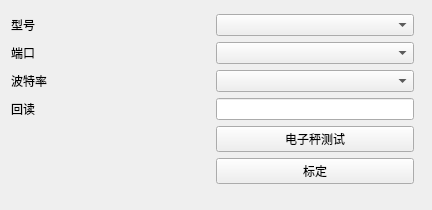
            <widget class="QWidget" name="page_4">
             <widget class="QFrame" name="frame_scale">
              <property name="geometry">
               <rect>
                <x>2</x>
                <y>0</y>
                <width>421</width>
                <height>201</height>
               </rect>
              </property>
              <property name="outer_stylesheet" stdset="0">
               <string>frame_detail_show</string>
              </property>
              <layout class="QGridLayout" name="gridLayout_5" columnstretch="1,1">
               <property name="verticalSpacing">
                <number>1</number>
               </property>
               <item row="0" column="0">
                <widget class="QLabel" name="label_80">
                 <property name="text">
                  <string>型号</string>
                 </property>
                </widget>
               </item>
               <item row="0" column="1">
                <widget class="lds_ComboBox" name="comboBox_jijia_type"/>
               </item>
               <item row="1" column="0">
                <widget class="QLabel" name="label_81">
                 <property name="text">
                  <string>端口</string>
                 </property>
                </widget>
               </item>
               <item row="1" column="1">
                <widget class="lds_ComboBox" name="comboBox_jijia_port"/>
               </item>
               <item row="2" column="0">
                <widget class="QLabel" name="label_82">
                 <property name="text">
                  <string>波特率</string>
                 </property>
                </widget>
               </item>
               <item row="2" column="1">
                <widget class="lds_ComboBox" name="comboBox_jijia_boud"/>
               </item>
               <item row="3" column="0">
                <widget class="QLabel" name="label_86">
                 <property name="text">
                  <string>回读</string>
                 </property>
                </widget>
               </item>
               <item row="3" column="1">
                <widget class="QLineEdit" name="lineEdit_jijia_readback"/>
               </item>
               <item row="4" column="1">
                <widget class="QPushButton" name="pushButton_jijia_test">
                 <property name="focusPolicy">
                  <enum>Qt::NoFocus</enum>
                 </property>
                 <property name="text">
                  <string>电子秤测试</string>
                 </property>
                </widget>
               </item>
               <item row="5" column="1">
                <widget class="QPushButton" name="pushButton_jijia_CAL">
                 <property name="focusPolicy">
                  <enum>Qt::NoFocus</enum>
                 </property>
                 <property name="text">
                  <string>标定</string>
                 </property>
                </widget>
               </item>
              </layout>
             </widget>
            </widget>
